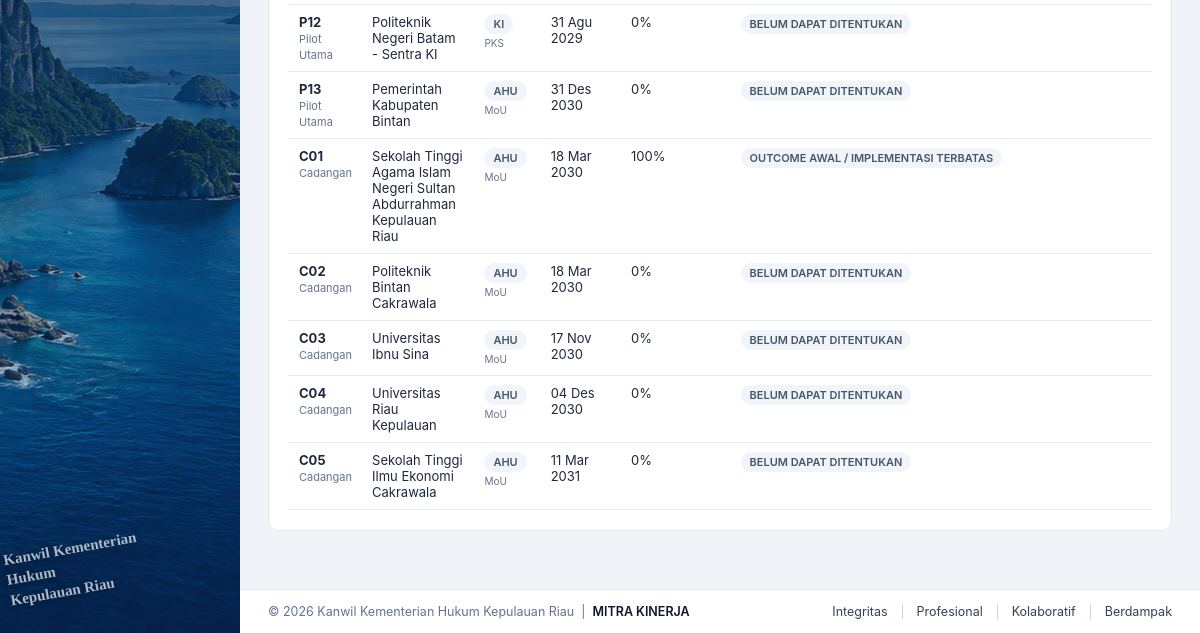
Page /mitra_list.php (signed in, lower part) on the earlier database version.
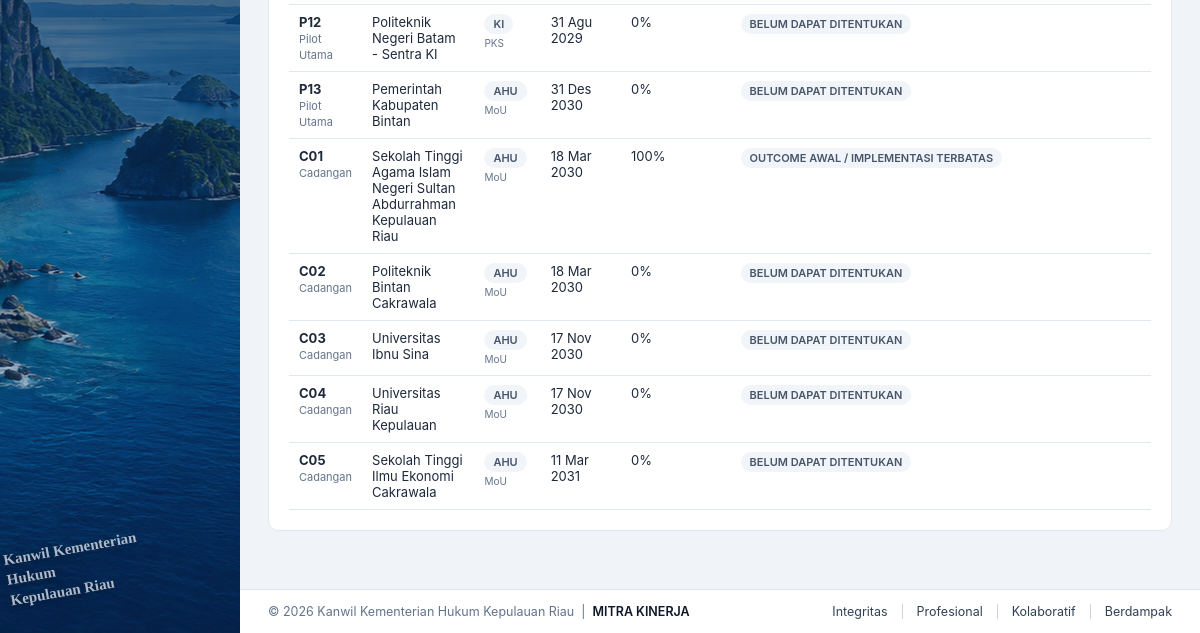
Same page on the later database version.
### tables this page shows
CREATE TABLE `mitra_kinerja` (
  `id` int(11) NOT NULL AUTO_INCREMENT,
  `kode` varchar(5) NOT NULL,
  `portofolio` enum('Pilot Utama','Cadangan') NOT NULL,
  `nama_mitra` varchar(255) NOT NULL,
  `judul` text DEFAULT NULL,
  `jenis` enum('PKS','MoU') NOT NULL,
  `bidang` enum('AHU','KI','P3H','PPL','Keuangan','Humas','SDM') DEFAULT 'AHU',
  `pks_induk_id` int(11) DEFAULT NULL,
  `tanggal_mulai` date DEFAULT NULL,
  `tanggal_berakhir` date DEFAULT NULL,
  `status_tanggal` enum('TERVERIFIKASI','BELUM TERVERIFIKASI') NOT NULL DEFAULT 'BELUM TERVERIFIKASI',
  `evaluasi_per_tahun` int(11) NOT NULL DEFAULT 4,
  `baseline_status` enum('BELUM DIISI','DALAM PROSES','TERVERIFIKASI / DIKUNCI') NOT NULL DEFAULT 'BELUM DIISI',
  `baseline_locked_at` datetime DEFAULT NULL,
  `baseline_locked_by` int(11) DEFAULT NULL,
  `baseline_pemeriksa` varchar(255) DEFAULT NULL,
  `baseline_catatan_ringkasan` text DEFAULT NULL,
  `cutoff_date` date DEFAULT NULL,
  `sumber_baseline` varchar(255) DEFAULT NULL,
  `pic_internal` varchar(255) DEFAULT NULL,
  `pic_mitra` varchar(255) DEFAULT NULL,
  `pic_focal_point` varchar(255) DEFAULT NULL,
  `file_naskah` varchar(255) DEFAULT NULL,
  `foto_kerjasama` varchar(255) DEFAULT NULL,
  `pemeriksa_id` int(11) DEFAULT NULL,
  `tanggal_review` date DEFAULT NULL,
  `status_scorecard` varchar(50) NOT NULL DEFAULT 'BELUM DINILAI',
  `posisi_portofolio` varchar(150) NOT NULL DEFAULT 'BELUM DAPAT DITENTUKAN',
  `rekomendasi` text DEFAULT NULL,
  `created_at` timestamp NOT NULL DEFAULT current_timestamp(),
  `updated_at` timestamp NOT NULL DEFAULT current_timestamp() ON UPDATE current_timestamp(),
  PRIMARY KEY (`id`),
  UNIQUE KEY `kode` (`kode`),
  KEY `pemeriksa_id` (`pemeriksa_id`),
  KEY `fk_mitra_induk` (`pks_induk_id`),
  CONSTRAINT `fk_mitra_induk` FOREIGN KEY (`pks_induk_id`) REFERENCES `mitra_kinerja` (`id`) ON DELETE SET NULL,
  CONSTRAINT `mitra_kinerja_ibfk_1` FOREIGN KEY (`pemeriksa_id`) REFERENCES `users` (`id`) ON DELETE SET NULL
);

### mitra_list.php (the view, shortened to what the changed rows need)
<?php
require_once __DIR__ . '/includes/auth.php';
require_once __DIR__ . '/includes/data.php';
$pdo = getDB();
$all = getAllMitraSummary($pdo);
usort($all, function($a, $b) {
    $pA = ($a['mitra']['portofolio'] === 'Pilot Utama' || $a['mitra']['portofolio'] === 'PILOT') ? 0 : 1;
    $pB = ($b['mitra']['portofolio'] === 'Pilot Utama' || $b['mitra']['portofolio'] === 'PILOT') ? 0 : 1;
    if ($pA !== $pB) return $pA <=> $pB;
    return strnatcasecmp($a['mitra']['kode'], $b['mitra']['kode']);
});
require __DIR__ . '/includes/header.php';
?>
<div class="card">
    <div class="table-wrap">
    <table>
        <tbody>
        <?php foreach ($all as $s): $m = $s['mitra']; ?>
            <tr>
                <td><strong><?= h($m['kode']) ?></strong><br><span class="muted" style="font-size:11px;"><?= h($m['portofolio']) ?></span></td>
                <td><?= h($m['nama_mitra']) ?></td>
                <td><span class="badge badge-secondary" style="font-size:11px;font-weight:600;"><?= h($m['bidang'] ?? 'AHU') ?></span><br><span class="muted" style="font-size:10px;"><?= h($m['jenis']) ?></span></td>
                <td><?= formatTanggal($m['tanggal_berakhir']) ?></td>
                <td><?= $s['kelengkapan'] ?>%</td>
                <td><span class="badge badge-secondary" style="font-size:11px;"><?= h($s['posisi_portofolio']) ?></span></td>
            </tr>
        <?php endforeach; ?>
        </tbody>
    </table>
    </div>
</div>
<?php require __DIR__ . '/includes/footer.php'; ?>

Differences in the rows shown:
changed mitra_kinerja "Universitas Riau Kepulauan": tanggal_berakhir "04 Des 2030" → "17 Nov 2030"
